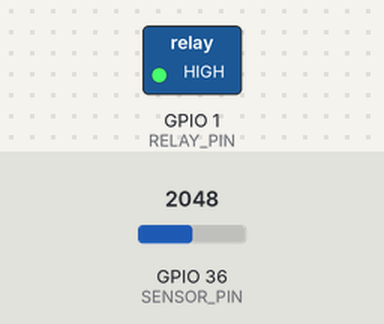
Bench run of a sketch on a simulated ESP32. On the bench: switched loads named in the sketch (green lamp = pin HIGH). The test bench sets the inputs (shaded band); at power-on: GPIO 36 (SENSOR_PIN) = 2048 (analog values on the 0–4095 scale). Random numbers use the default seed unless the sketch sets one; nothing arrives over Bluetooth unless stated; a phone connects over Bluetooth LE 3 s after start; what the sketch prints to the serial monitor is not drawn.

Above: at 1.3 s.
1.4 s: GPIO 36 (SENSOR_PIN) set to 736
2.9 s: GPIO 36 (SENSOR_PIN) set to 664
At 4.2 s:
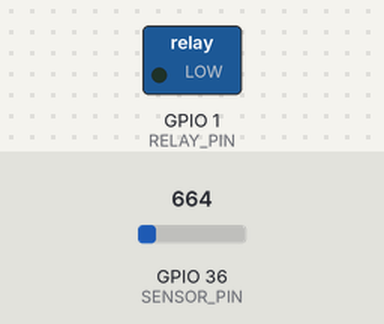
4.5 s: GPIO 36 (SENSOR_PIN) set to 740
At 5.5 s:
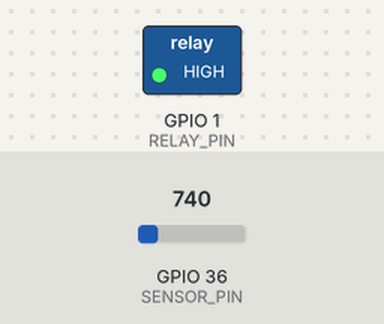
6.0 s: GPIO 36 (SENSOR_PIN) set to 661
At 6.7 s:
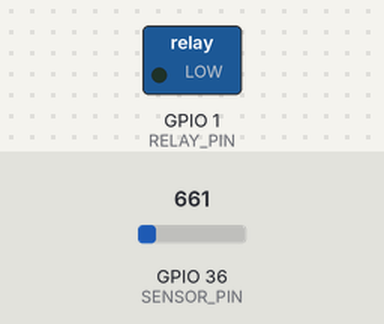
Timing chart, 0 to 8.5 s (numbered marks = the images above; inputs shaded):
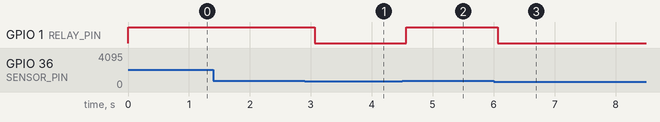

Measured:
- the behaviour switches between 701 and 700 on GPIO 36 (SENSOR_PIN) (found by bisection; images 0 and 1)
- after the input at 1.4 s, every drawn part: stays the same
- after the input at 2.9 s, GPIO 1 (RELAY_PIN): HIGH → LOW after 0.17 s
- after the input at 4.5 s, GPIO 1 (RELAY_PIN): LOW → HIGH after 0.07 s
- after the input at 6.0 s, GPIO 1 (RELAY_PIN): HIGH → LOW after 0.07 s

The sketch:

bozkurtlar_uyumlu_bt.ino
```cpp
#include <Arduino.h>
#include <BLEDevice.h>
#include <BLEServer.h>
#include <BLEUtils.h>
#include <BLE2902.h>
#include <esp_timer.h>
#include <esp_system.h>
#include "control_logic.h"

// Compatibility test: preserve the supplied original relay rule exactly.
// raw <= 700 -> LOW / "Musluk Acik"; raw > 700 -> HIGH / "Musluk Kapali".
// This is NOT a new assertion about sensor direction or physical pump state.
// Target: Deneyap Kart 1A (ESP32), Arduino IDE.
// Existing relay/driver required: NEVER connect a pump directly to D0.
constexpr int SENSOR_PIN = A0;
constexpr int RELAY_PIN = D0;
// Verify these three settings with your existing circuit before enabling a pump.
constexpr bool ENABLE_PUMP = true;
constexpr bool RELAY_ACTIVE_LOW = true;
constexpr bool LEVEL_INCREASES_WITH_WATER = false;
constexpr int THRESHOLD_ON = 700;
constexpr int THRESHOLD_OFF = 701;
static_assert(LEVEL_INCREASES_WITH_WATER ? THRESHOLD_OFF < THRESHOLD_ON : THRESHOLD_OFF > THRESHOLD_ON,
              "Threshold order does not match sensor direction");

constexpr char SERVICE_UUID[] = "6e400001-b5a3-f393-e0a9-e50e24dcca9e";
constexpr char TX_UUID[] = "6e400003-b5a3-f393-e0a9-e50e24dcca9e";
BLECharacteristic* tx = nullptr;
volatile bool deviceConnected = false;
volatile bool restartAdvertising = false;
bool pumpCommand = false;
bool critical = false;
uint32_t bootId = 0, sequence = 0, starts = 0;
uint64_t pumpOnMs = 0, criticalMs = 0, lastAccountMs = 0;
uint64_t lastSampleMs = 0, lastReportMs = 0;
int raw = 0;

class ServerCallbacks : public BLEServerCallbacks {
  void onConnect(BLEServer*) override { deviceConnected = true; }
  void onDisconnect(BLEServer*) override {
    deviceConnected = false;
    restartAdvertising = true;
  }
};

void setPump(bool on) {
  if (on && !pumpCommand) starts++;
  pumpCommand = on;
  digitalWrite(RELAY_PIN, RELAY_ACTIVE_LOW ? (on ? LOW : HIGH) : (on ? HIGH : LOW));
}

void setup() {
  Serial.begin(115200);
  pinMode(RELAY_PIN, OUTPUT);
  setPump(true); // Same LOW startup level as the supplied original code.
  analogReadResolution(12);
  raw = analogRead(SENSOR_PIN);
  setPump(raw <= THRESHOLD_ON);
  critical = raw <= THRESHOLD_ON;
  bootId = esp_random();
  BLEDevice::init("Bozkurtlar-1A");
  BLEServer* server = BLEDevice::createServer();
  server->setCallbacks(new ServerCallbacks());
  BLEService* service = server->createService(SERVICE_UUID);
  tx = service->createCharacteristic(TX_UUID, BLECharacteristic::PROPERTY_NOTIFY);
  tx->addDescriptor(new BLE2902());
  service->start();
  BLEAdvertising* advertising = BLEDevice::getAdvertising();
  advertising->addServiceUUID(SERVICE_UUID);
  advertising->setScanResponse(true);
  advertising->setMinPreferred(0x06);
  advertising->setMinPreferred(0x12);
  BLEDevice::startAdvertising();
  lastAccountMs = esp_timer_get_time() / 1000;
  Serial.println(ENABLE_PUMP ? "Pompa denetimi etkin." : "Pompa kilitli. Devre ayarlarini dogruladiktan sonra ENABLE_PUMP=true yapin.");
}

void loop() {
  // esp_timer avoids the 49-day millis() wraparound in cumulative counters.
  const uint64_t now = esp_timer_get_time() / 1000;
  const uint64_t dt = now - lastAccountMs;
  lastAccountMs = now;
  if (pumpCommand) pumpOnMs += dt;
  if (critical) criticalMs += dt;

  if (now - lastSampleMs >= 500) {
    lastSampleMs = now;
    raw = analogRead(SENSOR_PIN);
    critical = LEVEL_INCREASES_WITH_WATER ? raw >= THRESHOLD_ON : raw <= THRESHOLD_ON;
    const bool desired = ENABLE_PUMP && nextPumpState(pumpCommand, raw, LEVEL_INCREASES_WITH_WATER, THRESHOLD_ON, THRESHOLD_OFF);
    if (desired != pumpCommand) setPump(desired);
  }

  if (restartAdvertising) {
    restartAdvertising = false;
    BLEDevice::startAdvertising();
  }
  if (now - lastReportMs >= 1000) {
    lastReportMs = now;
    char frame[512];
    const int length = snprintf(frame, sizeof(frame),
      "{\"v\":1,\"boot\":%lu,\"seq\":%lu,\"raw\":%d,\"pump\":%s,\"critical\":%s,\"armed\":%s,\"rising\":%s,\"threshold_on\":%d,\"threshold_off\":%d,\"on_ms\":%llu,\"critical_ms\":%llu,\"starts\":%lu,\"uptime_ms\":%llu}\n",
      (unsigned long)bootId, (unsigned long)sequence++, raw,
      pumpCommand ? "true" : "false", critical ? "true" : "false", ENABLE_PUMP ? "true" : "false",
      LEVEL_INCREASES_WITH_WATER ? "true" : "false", THRESHOLD_ON, THRESHOLD_OFF,
      (unsigned long long)pumpOnMs, (unsigned long long)criticalMs, (unsigned long)starts, (unsigned long long)now);
    if (length > 0 && length < (int)sizeof(frame)) {
      Serial.print(frame);
      // 20 bytes fits default ATT MTU 23. Mobile reassembles until newline.
      if (deviceConnected) {
        for (int offset = 0; offset < length && deviceConnected; offset += 20) {
          const int count = min(20, length - offset);
          tx->setValue((uint8_t*)frame + offset, count);
          tx->notify();
          delay(5);
        }
      }
    }
  }
  delay(2);
}
```

control_logic.h
```cpp
#pragma once
// Pure logic shared with the host-side test. Thresholds are raw ADC readings.
inline bool nextPumpState(bool current, int raw, bool rising, int on, int off) {
  if (!current && (rising ? raw >= on : raw <= on)) return true;
  if (current && (rising ? raw <= off : raw >= off)) return false;
  return current;
}
```
